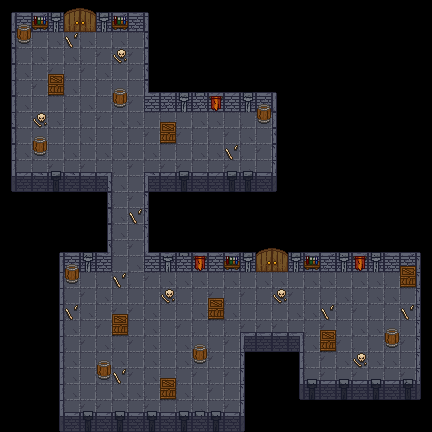

A 2D game scene composited from a Tiled map and its tileset images. What follows is a short description and the map's XML, with each tile layer's data collapsed to a summary:
An orthogonal 27x27 tile map with 16x16 px tiles, 4 tile layers (Tile Layer 3, Tile Layer 1, Tile Layer 5, Tile Layer 2), 4 tilesets and 33 objects.

<map version="1.10" tiledversion="1.10.2" orientation="orthogonal" renderorder="right-down" width="27" height="27" tilewidth="16" tileheight="16" infinite="0" nextlayerid="10" nextobjectid="71">
 <tileset firstgid="1" source="Walls.tsx" />
 <tileset firstgid="118" source="DoubleDoor.tsx" />
 <tileset firstgid="126" source="Decor.tsx" />
 <tileset firstgid="207" source="Floor.tsx" />
 <layer id="3" name="Tile Layer 3" width="27" height="27">
  <data>[729 cells, 292 non-empty, 4 distinct tile ids]</data>
 </layer>
 <layer id="1" name="Tile Layer 1" width="27" height="27">
  <data>[729 cells, 204 non-empty, 50 distinct tile ids]</data>
 </layer>
 <layer id="6" name="Tile Layer 5" width="27" height="27">
  <data>[729 cells, 27 non-empty, 4 distinct tile ids]</data>
 </layer>
 <layer id="2" name="Tile Layer 2" width="27" height="27">
  <data>[729 cells, 23 non-empty, 4 distinct tile ids]</data>
 </layer>
 <objectgroup id="9" name="walls">
  <object id="38" x="0" y="16" width="16" height="160" />
  <object id="39" x="0" y="0" width="160" height="16" />
  <object id="40" x="144" y="16" width="16" height="80" />
  <object id="41" x="144" y="80" width="144" height="16" />
  <object id="42" x="272" y="96" width="16" height="80" />
  <object id="43" x="144" y="176" width="16" height="80" />
  <object id="44" x="144" y="240" width="288" height="16" />
  <object id="45" x="416" y="240" width="16" height="144" />
  <object id="46" x="48" y="240" width="16" height="176" />
  <object id="47" x="240" y="336" width="16" height="80" />
  <object id="48" x="288" y="336" width="16" height="48" />
  <object id="49" x="64" y="240" width="48" height="16" />
  <object id="50" x="96" y="176" width="16" height="80" />
  <object id="51" x="16" y="172" width="96" height="4" />
  <object id="52" x="304" y="380" width="112" height="4" />
  <object id="53" x="240" y="332" width="64" height="4" />
  <object id="54" x="64" y="412" width="176" height="4" />
  <object id="55" x="144" y="172" width="128" height="4" />
  <object id="56" x="65" y="264" width="14" height="20" />
  <object id="57" x="112" y="314" width="16" height="21" />
  <object id="58" x="208" y="298" width="16" height="21" />
  <object id="59" x="320" y="330" width="16" height="21" />
  <object id="60" x="385" y="328" width="14" height="20" />
  <object id="61" x="400" y="266" width="16" height="21" />
  <object id="62" x="193" y="344" width="14" height="20" />
  <object id="63" x="160" y="378" width="16" height="21" />
  <object id="64" x="97" y="360" width="14" height="20" />
  <object id="65" x="160" y="122" width="16" height="21" />
  <object id="66" x="257" y="104" width="14" height="20" />
  <object id="67" x="33" y="136" width="14" height="20" />
  <object id="68" x="48" y="74" width="16" height="21" />
  <object id="69" x="113" y="88" width="14" height="20" />
  <object id="70" x="17" y="23" width="14" height="21" />
 </objectgroup>
</map>
